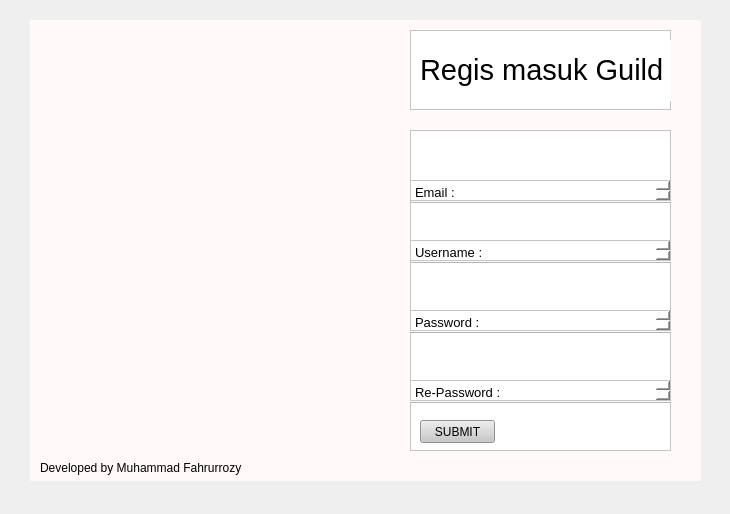
<?xml version="1.0" encoding="UTF-8"?>
<ui version="4.0">
 <class>Form</class>
 <widget class="QWidget" name="Form">
  <property name="geometry">
   <rect>
    <x>0</x>
    <y>0</y>
    <width>730</width>
    <height>514</height>
   </rect>
  </property>
  <property name="windowTitle">
   <string>Form</string>
  </property>
  <widget class="QFrame" name="frame">
   <property name="geometry">
    <rect>
     <x>30</x>
     <y>20</y>
     <width>671</width>
     <height>461</height>
    </rect>
   </property>
   <property name="styleSheet">
    <string notr="true">background-color:rgb(255, 250, 249)</string>
   </property>
   <property name="frameShape">
    <enum>QFrame::StyledPanel</enum>
   </property>
   <property name="frameShadow">
    <enum>QFrame::Raised</enum>
   </property>
   <widget class="QFrame" name="frame_2">
    <property name="geometry">
     <rect>
      <x>380</x>
      <y>110</y>
      <width>261</width>
      <height>321</height>
     </rect>
    </property>
    <property name="styleSheet">
     <string notr="true">background-color:rgb(255, 255, 255)</string>
    </property>
    <property name="frameShape">
     <enum>QFrame::StyledPanel</enum>
    </property>
    <property name="frameShadow">
     <enum>QFrame::Raised</enum>
    </property>
    <widget class="QPushButton" name="pushButton_2">
     <property name="geometry">
      <rect>
       <x>0</x>
       <y>50</y>
       <width>271</width>
       <height>23</height>
      </rect>
     </property>
     <property name="text">
      <string/>
     </property>
    </widget>
    <widget class="QPushButton" name="pushButton_3">
     <property name="geometry">
      <rect>
       <x>0</x>
       <y>110</y>
       <width>331</width>
       <height>23</height>
      </rect>
     </property>
     <property name="text">
      <string/>
     </property>
    </widget>
    <widget class="QPushButton" name="pushButton_4">
     <property name="geometry">
      <rect>
       <x>-10</x>
       <y>180</y>
       <width>281</width>
       <height>23</height>
      </rect>
     </property>
     <property name="text">
      <string/>
     </property>
    </widget>
    <widget class="QPushButton" name="pushButton_5">
     <property name="geometry">
      <rect>
       <x>-6</x>
       <y>250</y>
       <width>281</width>
       <height>23</height>
      </rect>
     </property>
     <property name="text">
      <string/>
     </property>
    </widget>
    <widget class="QPushButton" name="pushButton">
     <property name="geometry">
      <rect>
       <x>10</x>
       <y>290</y>
       <width>75</width>
       <height>23</height>
      </rect>
     </property>
     <property name="styleSheet">
      <string notr="true">background-color:rgb(200, 200, 200)</string>
     </property>
     <property name="text">
      <string>SUBMIT</string>
     </property>
    </widget>
    <widget class="QTextEdit" name="textEdit">
     <property name="geometry">
      <rect>
       <x>0</x>
       <y>50</y>
       <width>261</width>
       <height>21</height>
      </rect>
     </property>
     <property name="html">
      <string>&lt;!DOCTYPE HTML PUBLIC &quot;-//W3C//DTD HTML 4.0//EN&quot; &quot;http://www.w3.org/TR/REC-html40/strict.dtd&quot;&gt;
&lt;html&gt;&lt;head&gt;&lt;meta name=&quot;qrichtext&quot; content=&quot;1&quot; /&gt;&lt;style type=&quot;text/css&quot;&gt;
p, li { white-space: pre-wrap; }
&lt;/style&gt;&lt;/head&gt;&lt;body style=&quot; font-family:'MS Shell Dlg 2'; font-size:8.25pt; font-weight:400; font-style:normal;&quot;&gt;
&lt;p style=&quot; margin-top:0px; margin-bottom:0px; margin-left:0px; margin-right:0px; -qt-block-indent:0; text-indent:0px;&quot;&gt;&lt;span style=&quot; font-size:10pt;&quot;&gt;Email :&lt;/span&gt;&lt;/p&gt;
&lt;p style=&quot;-qt-paragraph-type:empty; margin-top:0px; margin-bottom:0px; margin-left:0px; margin-right:0px; -qt-block-indent:0; text-indent:0px;&quot;&gt;&lt;br /&gt;&lt;/p&gt;&lt;/body&gt;&lt;/html&gt;</string>
     </property>
     <property name="placeholderText">
      <string>Email</string>
     </property>
    </widget>
    <widget class="QTextEdit" name="textEdit_2">
     <property name="geometry">
      <rect>
       <x>0</x>
       <y>110</y>
       <width>261</width>
       <height>21</height>
      </rect>
     </property>
     <property name="html">
      <string>&lt;!DOCTYPE HTML PUBLIC &quot;-//W3C//DTD HTML 4.0//EN&quot; &quot;http://www.w3.org/TR/REC-html40/strict.dtd&quot;&gt;
&lt;html&gt;&lt;head&gt;&lt;meta name=&quot;qrichtext&quot; content=&quot;1&quot; /&gt;&lt;style type=&quot;text/css&quot;&gt;
p, li { white-space: pre-wrap; }
&lt;/style&gt;&lt;/head&gt;&lt;body style=&quot; font-family:'MS Shell Dlg 2'; font-size:8.25pt; font-weight:400; font-style:normal;&quot;&gt;
&lt;p style=&quot; margin-top:0px; margin-bottom:0px; margin-left:0px; margin-right:0px; -qt-block-indent:0; text-indent:0px;&quot;&gt;&lt;span style=&quot; font-size:10pt;&quot;&gt;Username :&lt;/span&gt;&lt;/p&gt;&lt;/body&gt;&lt;/html&gt;</string>
     </property>
     <property name="placeholderText">
      <string>Username</string>
     </property>
    </widget>
    <widget class="QTextEdit" name="textEdit_3">
     <property name="geometry">
      <rect>
       <x>0</x>
       <y>180</y>
       <width>261</width>
       <height>21</height>
      </rect>
     </property>
     <property name="html">
      <string>&lt;!DOCTYPE HTML PUBLIC &quot;-//W3C//DTD HTML 4.0//EN&quot; &quot;http://www.w3.org/TR/REC-html40/strict.dtd&quot;&gt;
&lt;html&gt;&lt;head&gt;&lt;meta name=&quot;qrichtext&quot; content=&quot;1&quot; /&gt;&lt;style type=&quot;text/css&quot;&gt;
p, li { white-space: pre-wrap; }
&lt;/style&gt;&lt;/head&gt;&lt;body style=&quot; font-family:'MS Shell Dlg 2'; font-size:8.25pt; font-weight:400; font-style:normal;&quot;&gt;
&lt;p style=&quot; margin-top:0px; margin-bottom:0px; margin-left:0px; margin-right:0px; -qt-block-indent:0; text-indent:0px;&quot;&gt;&lt;span style=&quot; font-size:10pt;&quot;&gt;Password :&lt;/span&gt;&lt;/p&gt;&lt;/body&gt;&lt;/html&gt;</string>
     </property>
     <property name="placeholderText">
      <string>Password</string>
     </property>
    </widget>
    <widget class="QTextEdit" name="textEdit_4">
     <property name="geometry">
      <rect>
       <x>0</x>
       <y>250</y>
       <width>261</width>
       <height>21</height>
      </rect>
     </property>
     <property name="html">
      <string>&lt;!DOCTYPE HTML PUBLIC &quot;-//W3C//DTD HTML 4.0//EN&quot; &quot;http://www.w3.org/TR/REC-html40/strict.dtd&quot;&gt;
&lt;html&gt;&lt;head&gt;&lt;meta name=&quot;qrichtext&quot; content=&quot;1&quot; /&gt;&lt;style type=&quot;text/css&quot;&gt;
p, li { white-space: pre-wrap; }
&lt;/style&gt;&lt;/head&gt;&lt;body style=&quot; font-family:'MS Shell Dlg 2'; font-size:8.25pt; font-weight:400; font-style:normal;&quot;&gt;
&lt;p style=&quot; margin-top:0px; margin-bottom:0px; margin-left:0px; margin-right:0px; -qt-block-indent:0; text-indent:0px;&quot;&gt;&lt;span style=&quot; font-size:10pt;&quot;&gt;Re-Password :&lt;/span&gt;&lt;/p&gt;&lt;/body&gt;&lt;/html&gt;</string>
     </property>
     <property name="placeholderText">
      <string>Re-password</string>
     </property>
    </widget>
   </widget>
   <widget class="QFrame" name="frame_3">
    <property name="geometry">
     <rect>
      <x>380</x>
      <y>10</y>
      <width>261</width>
      <height>80</height>
     </rect>
    </property>
    <property name="styleSheet">
     <string notr="true">background-color:rgb(255, 255, 255)</string>
    </property>
    <property name="frameShape">
     <enum>QFrame::StyledPanel</enum>
    </property>
    <property name="frameShadow">
     <enum>QFrame::Raised</enum>
    </property>
    <widget class="QLabel" name="label">
     <property name="geometry">
      <rect>
       <x>10</x>
       <y>10</y>
       <width>251</width>
       <height>61</height>
      </rect>
     </property>
     <property name="text">
      <string>&lt;html&gt;&lt;head/&gt;&lt;body&gt;&lt;p&gt;&lt;span style=&quot; font-size:22pt;&quot;&gt;Regis masuk Guild&lt;/span&gt;&lt;/p&gt;&lt;/body&gt;&lt;/html&gt;</string>
     </property>
    </widget>
   </widget>
   <widget class="QLabel" name="label_7">
    <property name="geometry">
     <rect>
      <x>10</x>
      <y>440</y>
      <width>231</width>
      <height>16</height>
     </rect>
    </property>
    <property name="text">
     <string>&lt;html&gt;&lt;head/&gt;&lt;body&gt;&lt;p&gt;Developed by Muhammad Fahrurrozy&lt;/p&gt;&lt;/body&gt;&lt;/html&gt;</string>
    </property>
   </widget>
   <widget class="QFrame" name="frame_4">
    <property name="geometry">
     <rect>
      <x>10</x>
      <y>10</y>
      <width>161</width>
      <height>131</height>
     </rect>
    </property>
    <property name="frameShape">
     <enum>QFrame::StyledPanel</enum>
    </property>
    <property name="frameShadow">
     <enum>QFrame::Raised</enum>
    </property>
    <widget class="QLabel" name="label_6">
     <property name="geometry">
      <rect>
       <x>0</x>
       <y>0</y>
       <width>161</width>
       <height>131</height>
      </rect>
     </property>
     <property name="text">
      <string/>
     </property>
     <property name="pixmap">
      <pixmap>../../../Users/FUJITSU/Pictures/tua.jpeg</pixmap>
     </property>
     <property name="scaledContents">
      <bool>true</bool>
     </property>
    </widget>
   </widget>
   <widget class="QLabel" name="label_8">
    <property name="geometry">
     <rect>
      <x>0</x>
      <y>0</y>
      <width>671</width>
      <height>461</height>
     </rect>
    </property>
    <property name="text">
     <string/>
    </property>
    <property name="pixmap">
     <pixmap>../../../Users/FUJITSU/Pictures/twa.jpg</pixmap>
    </property>
    <property name="scaledContents">
     <bool>true</bool>
    </property>
   </widget>
   <zorder>label_8</zorder>
   <zorder>frame_4</zorder>
   <zorder>frame_3</zorder>
   <zorder>frame_2</zorder>
   <zorder>label_7</zorder>
  </widget>
 </widget>
 <resources/>
 <connections/>
</ui>
